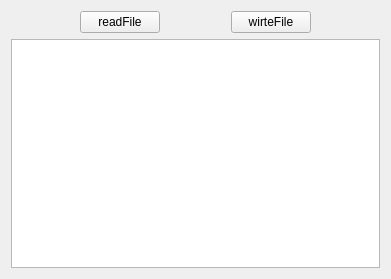
<?xml version="1.0" encoding="UTF-8"?>
<ui version="4.0">
 <class>Widget</class>
 <widget class="QWidget" name="Widget">
  <property name="geometry">
   <rect>
    <x>0</x>
    <y>0</y>
    <width>391</width>
    <height>279</height>
   </rect>
  </property>
  <property name="windowTitle">
   <string>Widget</string>
  </property>
  <layout class="QGridLayout" name="gridLayout">
   <item row="0" column="4">
    <spacer name="horizontalSpacer_2">
     <property name="orientation">
      <enum>Qt::Horizontal</enum>
     </property>
     <property name="sizeHint" stdset="0">
      <size>
       <width>63</width>
       <height>20</height>
      </size>
     </property>
    </spacer>
   </item>
   <item row="0" column="3">
    <widget class="QPushButton" name="button_write">
     <property name="text">
      <string>wirteFile</string>
     </property>
    </widget>
   </item>
   <item row="0" column="0">
    <spacer name="horizontalSpacer">
     <property name="orientation">
      <enum>Qt::Horizontal</enum>
     </property>
     <property name="sizeHint" stdset="0">
      <size>
       <width>63</width>
       <height>20</height>
      </size>
     </property>
    </spacer>
   </item>
   <item row="0" column="1">
    <widget class="QPushButton" name="button_read">
     <property name="text">
      <string>readFile</string>
     </property>
    </widget>
   </item>
   <item row="1" column="0" colspan="5">
    <widget class="QTextEdit" name="textEdit">
     <property name="lineWrapMode">
      <enum>QTextEdit::NoWrap</enum>
     </property>
    </widget>
   </item>
   <item row="0" column="2">
    <spacer name="horizontalSpacer_3">
     <property name="orientation">
      <enum>Qt::Horizontal</enum>
     </property>
     <property name="sizeType">
      <enum>QSizePolicy::MinimumExpanding</enum>
     </property>
     <property name="sizeHint" stdset="0">
      <size>
       <width>10</width>
       <height>20</height>
      </size>
     </property>
    </spacer>
   </item>
  </layout>
 </widget>
 <layoutdefault spacing="6" margin="11"/>
 <resources/>
 <connections/>
</ui>
